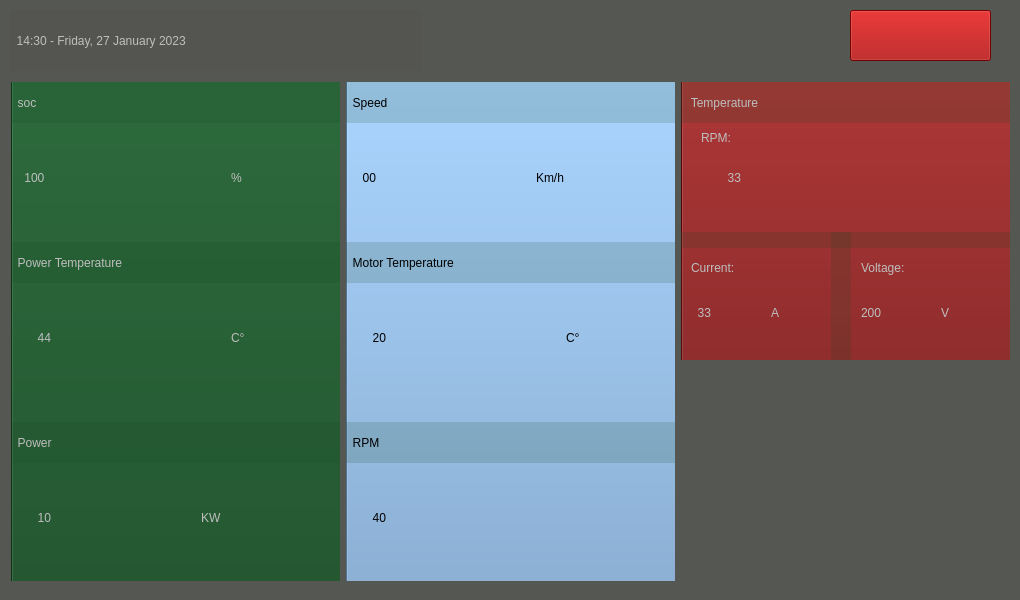
<?xml version="1.0" encoding="UTF-8"?>
<ui version="4.0">
 <class>MainWindow</class>
 <widget class="QMainWindow" name="MainWindow">
  <property name="windowModality">
   <enum>Qt::ApplicationModal</enum>
  </property>
  <property name="enabled">
   <bool>true</bool>
  </property>
  <property name="geometry">
   <rect>
    <x>0</x>
    <y>0</y>
    <width>1020</width>
    <height>600</height>
   </rect>
  </property>
  <property name="contextMenuPolicy">
   <enum>Qt::NoContextMenu</enum>
  </property>
  <property name="windowTitle">
   <string/>
  </property>
  <property name="styleSheet">
   <string notr="true">background-color: rgb(85, 87, 83)</string>
  </property>
  <widget class="QWidget" name="centralWidget">
   <widget class="QWidget" name="horizontalLayoutWidget">
    <property name="geometry">
     <rect>
      <x>0</x>
      <y>71</y>
      <width>1021</width>
      <height>521</height>
     </rect>
    </property>
    <layout class="QHBoxLayout" name="horizontalLayout">
     <item>
      <layout class="QVBoxLayout" name="verticalLayout_3">
       <item>
        <widget class="QWidget" name="widget" native="true">
         <widget class="QPushButton" name="pb_battery">
          <property name="geometry">
           <rect>
            <x>0</x>
            <y>-6</y>
            <width>331</width>
            <height>521</height>
           </rect>
          </property>
          <property name="styleSheet">
           <string notr="true">background-color: rgb(16, 73, 31)</string>
          </property>
          <property name="text">
           <string/>
          </property>
         </widget>
         <widget class="QLabel" name="l_battery">
          <property name="enabled">
           <bool>false</bool>
          </property>
          <property name="geometry">
           <rect>
            <x>0</x>
            <y>0</y>
            <width>331</width>
            <height>41</height>
           </rect>
          </property>
          <property name="toolTip">
           <string>&lt;html&gt;&lt;head/&gt;&lt;body&gt;&lt;p align=&quot;center&quot;&gt;&lt;br/&gt;&lt;/p&gt;&lt;/body&gt;&lt;/html&gt;</string>
          </property>
          <property name="whatsThis">
           <string>&lt;html&gt;&lt;head/&gt;&lt;body&gt;&lt;p align=&quot;center&quot;&gt;&lt;br/&gt;&lt;/p&gt;&lt;/body&gt;&lt;/html&gt;</string>
          </property>
          <property name="styleSheet">
           <string notr="true">background-color: rgba(16, 73, 31,40);
font: 20pt &quot;Ubuntu&quot;;</string>
          </property>
          <property name="text">
           <string>  soc</string>
          </property>
         </widget>
         <widget class="QLabel" name="l_SOC_value">
          <property name="enabled">
           <bool>false</bool>
          </property>
          <property name="geometry">
           <rect>
            <x>10</x>
            <y>50</y>
            <width>161</width>
            <height>91</height>
           </rect>
          </property>
          <property name="styleSheet">
           <string notr="true">background-color: rgba(16, 73, 31,0);
font: 50pt &quot;Ubuntu&quot;;</string>
          </property>
          <property name="text">
           <string> 100</string>
          </property>
         </widget>
         <widget class="QLabel" name="label_3">
          <property name="enabled">
           <bool>false</bool>
          </property>
          <property name="geometry">
           <rect>
            <x>220</x>
            <y>50</y>
            <width>81</width>
            <height>91</height>
           </rect>
          </property>
          <property name="styleSheet">
           <string notr="true">background-color: rgba(16, 73, 31,0);
font: 50pt &quot;Ubuntu&quot;;</string>
          </property>
          <property name="text">
           <string>%</string>
          </property>
         </widget>
         <widget class="QLabel" name="l_battery_15">
          <property name="enabled">
           <bool>false</bool>
          </property>
          <property name="geometry">
           <rect>
            <x>0</x>
            <y>160</y>
            <width>331</width>
            <height>41</height>
           </rect>
          </property>
          <property name="toolTip">
           <string>&lt;html&gt;&lt;head/&gt;&lt;body&gt;&lt;p align=&quot;center&quot;&gt;&lt;br/&gt;&lt;/p&gt;&lt;/body&gt;&lt;/html&gt;</string>
          </property>
          <property name="whatsThis">
           <string>&lt;html&gt;&lt;head/&gt;&lt;body&gt;&lt;p align=&quot;center&quot;&gt;&lt;br/&gt;&lt;/p&gt;&lt;/body&gt;&lt;/html&gt;</string>
          </property>
          <property name="styleSheet">
           <string notr="true">background-color: rgba(16, 73, 31,40);
font: 20pt &quot;Ubuntu&quot;;</string>
          </property>
          <property name="text">
           <string>  Power Temperature</string>
          </property>
         </widget>
         <widget class="QLabel" name="l_SOC_value_3">
          <property name="enabled">
           <bool>false</bool>
          </property>
          <property name="geometry">
           <rect>
            <x>20</x>
            <y>210</y>
            <width>161</width>
            <height>91</height>
           </rect>
          </property>
          <property name="styleSheet">
           <string notr="true">background-color: rgba(16, 73, 31,0);
font: 50pt &quot;Ubuntu&quot;;</string>
          </property>
          <property name="text">
           <string>  44</string>
          </property>
         </widget>
         <widget class="QLabel" name="label_5">
          <property name="enabled">
           <bool>false</bool>
          </property>
          <property name="geometry">
           <rect>
            <x>220</x>
            <y>210</y>
            <width>81</width>
            <height>91</height>
           </rect>
          </property>
          <property name="styleSheet">
           <string notr="true">background-color: rgba(16, 73, 31,0);
font: 50pt &quot;Ubuntu&quot;;</string>
          </property>
          <property name="text">
           <string>C°</string>
          </property>
         </widget>
         <widget class="QLabel" name="label_6">
          <property name="enabled">
           <bool>false</bool>
          </property>
          <property name="geometry">
           <rect>
            <x>190</x>
            <y>390</y>
            <width>111</width>
            <height>91</height>
           </rect>
          </property>
          <property name="styleSheet">
           <string notr="true">background-color: rgba(16, 73, 31,0);
font: 50pt &quot;Ubuntu&quot;;</string>
          </property>
          <property name="text">
           <string>KW</string>
          </property>
         </widget>
         <widget class="QLabel" name="l_SOC_value_4">
          <property name="enabled">
           <bool>false</bool>
          </property>
          <property name="geometry">
           <rect>
            <x>20</x>
            <y>390</y>
            <width>161</width>
            <height>91</height>
           </rect>
          </property>
          <property name="styleSheet">
           <string notr="true">background-color: rgba(16, 73, 31,0);
font: 50pt &quot;Ubuntu&quot;;</string>
          </property>
          <property name="text">
           <string>  10</string>
          </property>
         </widget>
         <widget class="QLabel" name="l_battery_16">
          <property name="enabled">
           <bool>false</bool>
          </property>
          <property name="geometry">
           <rect>
            <x>0</x>
            <y>340</y>
            <width>331</width>
            <height>41</height>
           </rect>
          </property>
          <property name="toolTip">
           <string>&lt;html&gt;&lt;head/&gt;&lt;body&gt;&lt;p align=&quot;center&quot;&gt;&lt;br/&gt;&lt;/p&gt;&lt;/body&gt;&lt;/html&gt;</string>
          </property>
          <property name="whatsThis">
           <string>&lt;html&gt;&lt;head/&gt;&lt;body&gt;&lt;p align=&quot;center&quot;&gt;&lt;br/&gt;&lt;/p&gt;&lt;/body&gt;&lt;/html&gt;</string>
          </property>
          <property name="styleSheet">
           <string notr="true">background-color: rgba(16, 73, 31,40);
font: 20pt &quot;Ubuntu&quot;;</string>
          </property>
          <property name="text">
           <string>  Power</string>
          </property>
         </widget>
        </widget>
       </item>
      </layout>
     </item>
     <item>
      <layout class="QVBoxLayout" name="verticalLayout_2">
       <item>
        <widget class="QWidget" name="widget_2" native="true">
         <widget class="QPushButton" name="pb_motor">
          <property name="geometry">
           <rect>
            <x>0</x>
            <y>-6</y>
            <width>331</width>
            <height>521</height>
           </rect>
          </property>
          <property name="styleSheet">
           <string notr="true">background-color: rgb(114, 159, 207);
</string>
          </property>
          <property name="text">
           <string/>
          </property>
         </widget>
         <widget class="QLabel" name="label_7">
          <property name="enabled">
           <bool>true</bool>
          </property>
          <property name="geometry">
           <rect>
            <x>220</x>
            <y>210</y>
            <width>81</width>
            <height>91</height>
           </rect>
          </property>
          <property name="styleSheet">
           <string notr="true">background-color: rgba(16, 73, 31,0);
font: 50pt &quot;Ubuntu&quot;;</string>
          </property>
          <property name="text">
           <string>C°</string>
          </property>
         </widget>
         <widget class="QLabel" name="l_SOC_value_5">
          <property name="enabled">
           <bool>true</bool>
          </property>
          <property name="geometry">
           <rect>
            <x>10</x>
            <y>50</y>
            <width>161</width>
            <height>91</height>
           </rect>
          </property>
          <property name="styleSheet">
           <string notr="true">background-color: rgba(16, 73, 31,0);
font: 50pt &quot;Ubuntu&quot;;</string>
          </property>
          <property name="text">
           <string>  00</string>
          </property>
         </widget>
         <widget class="QLabel" name="label_9">
          <property name="enabled">
           <bool>true</bool>
          </property>
          <property name="geometry">
           <rect>
            <x>190</x>
            <y>50</y>
            <width>111</width>
            <height>91</height>
           </rect>
          </property>
          <property name="styleSheet">
           <string notr="true">background-color: rgba(16, 73, 31,0);
font: 30pt &quot;Ubuntu&quot;;</string>
          </property>
          <property name="text">
           <string>Km/h</string>
          </property>
         </widget>
         <widget class="QLabel" name="label_10">
          <property name="enabled">
           <bool>true</bool>
          </property>
          <property name="geometry">
           <rect>
            <x>190</x>
            <y>390</y>
            <width>111</width>
            <height>91</height>
           </rect>
          </property>
          <property name="styleSheet">
           <string notr="true">background-color: rgba(16, 73, 31,0);
font: 50pt &quot;Ubuntu&quot;;</string>
          </property>
          <property name="text">
           <string/>
          </property>
         </widget>
         <widget class="QLabel" name="l_SOC_value_6">
          <property name="enabled">
           <bool>true</bool>
          </property>
          <property name="geometry">
           <rect>
            <x>20</x>
            <y>210</y>
            <width>161</width>
            <height>91</height>
           </rect>
          </property>
          <property name="styleSheet">
           <string notr="true">background-color: rgba(16, 73, 31,0);
font: 50pt &quot;Ubuntu&quot;;</string>
          </property>
          <property name="text">
           <string>  20</string>
          </property>
         </widget>
         <widget class="QLabel" name="l_battery_2">
          <property name="enabled">
           <bool>true</bool>
          </property>
          <property name="geometry">
           <rect>
            <x>0</x>
            <y>0</y>
            <width>331</width>
            <height>41</height>
           </rect>
          </property>
          <property name="toolTip">
           <string>&lt;html&gt;&lt;head/&gt;&lt;body&gt;&lt;p align=&quot;center&quot;&gt;&lt;br/&gt;&lt;/p&gt;&lt;/body&gt;&lt;/html&gt;</string>
          </property>
          <property name="whatsThis">
           <string>&lt;html&gt;&lt;head/&gt;&lt;body&gt;&lt;p align=&quot;center&quot;&gt;&lt;br/&gt;&lt;/p&gt;&lt;/body&gt;&lt;/html&gt;</string>
          </property>
          <property name="styleSheet">
           <string notr="true">background-color: rgba(16, 73, 31,40);
font: 20pt &quot;Ubuntu&quot;;</string>
          </property>
          <property name="text">
           <string>  Speed</string>
          </property>
         </widget>
         <widget class="QLabel" name="l_battery_17">
          <property name="enabled">
           <bool>true</bool>
          </property>
          <property name="geometry">
           <rect>
            <x>0</x>
            <y>160</y>
            <width>331</width>
            <height>41</height>
           </rect>
          </property>
          <property name="toolTip">
           <string>&lt;html&gt;&lt;head/&gt;&lt;body&gt;&lt;p align=&quot;center&quot;&gt;&lt;br/&gt;&lt;/p&gt;&lt;/body&gt;&lt;/html&gt;</string>
          </property>
          <property name="whatsThis">
           <string>&lt;html&gt;&lt;head/&gt;&lt;body&gt;&lt;p align=&quot;center&quot;&gt;&lt;br/&gt;&lt;/p&gt;&lt;/body&gt;&lt;/html&gt;</string>
          </property>
          <property name="styleSheet">
           <string notr="true">background-color: rgba(16, 73, 31,40);
font: 20pt &quot;Ubuntu&quot;;</string>
          </property>
          <property name="text">
           <string>  Motor Temperature</string>
          </property>
         </widget>
         <widget class="QLabel" name="l_SOC_value_7">
          <property name="enabled">
           <bool>true</bool>
          </property>
          <property name="geometry">
           <rect>
            <x>20</x>
            <y>390</y>
            <width>161</width>
            <height>91</height>
           </rect>
          </property>
          <property name="styleSheet">
           <string notr="true">background-color: rgba(16, 73, 31,0);
font: 50pt &quot;Ubuntu&quot;;</string>
          </property>
          <property name="text">
           <string>  40</string>
          </property>
         </widget>
         <widget class="QLabel" name="l_battery_18">
          <property name="enabled">
           <bool>true</bool>
          </property>
          <property name="geometry">
           <rect>
            <x>0</x>
            <y>340</y>
            <width>331</width>
            <height>41</height>
           </rect>
          </property>
          <property name="toolTip">
           <string>&lt;html&gt;&lt;head/&gt;&lt;body&gt;&lt;p align=&quot;center&quot;&gt;&lt;br/&gt;&lt;/p&gt;&lt;/body&gt;&lt;/html&gt;</string>
          </property>
          <property name="whatsThis">
           <string>&lt;html&gt;&lt;head/&gt;&lt;body&gt;&lt;p align=&quot;center&quot;&gt;&lt;br/&gt;&lt;/p&gt;&lt;/body&gt;&lt;/html&gt;</string>
          </property>
          <property name="styleSheet">
           <string notr="true">background-color: rgba(16, 73, 31,40);
font: 20pt &quot;Ubuntu&quot;;</string>
          </property>
          <property name="text">
           <string>  RPM</string>
          </property>
         </widget>
        </widget>
       </item>
      </layout>
     </item>
     <item>
      <layout class="QVBoxLayout" name="verticalLayout">
       <item>
        <widget class="QWidget" name="widget_3" native="true">
         <widget class="QPushButton" name="pb_temperature">
          <property name="geometry">
           <rect>
            <x>0</x>
            <y>-6</y>
            <width>331</width>
            <height>291</height>
           </rect>
          </property>
          <property name="styleSheet">
           <string notr="true">background-color: rgb(120, 10, 10)</string>
          </property>
          <property name="text">
           <string/>
          </property>
         </widget>
         <widget class="QLabel" name="l_temperature">
          <property name="enabled">
           <bool>false</bool>
          </property>
          <property name="geometry">
           <rect>
            <x>0</x>
            <y>0</y>
            <width>331</width>
            <height>41</height>
           </rect>
          </property>
          <property name="toolTip">
           <string>&lt;html&gt;&lt;head/&gt;&lt;body&gt;&lt;p align=&quot;center&quot;&gt;&lt;br/&gt;&lt;/p&gt;&lt;/body&gt;&lt;/html&gt;</string>
          </property>
          <property name="whatsThis">
           <string>&lt;html&gt;&lt;head/&gt;&lt;body&gt;&lt;p align=&quot;center&quot;&gt;&lt;br/&gt;&lt;/p&gt;&lt;/body&gt;&lt;/html&gt;</string>
          </property>
          <property name="styleSheet">
           <string notr="true">background-color: rgba(16, 73, 31,40);
font: 20pt &quot;Ubuntu&quot;;</string>
          </property>
          <property name="text">
           <string>   Temperature</string>
          </property>
         </widget>
         <widget class="QLabel" name="label_20">
          <property name="enabled">
           <bool>false</bool>
          </property>
          <property name="geometry">
           <rect>
            <x>180</x>
            <y>170</y>
            <width>91</width>
            <height>31</height>
           </rect>
          </property>
          <property name="styleSheet">
           <string notr="true">background-color: rgba(16, 73, 31,0);
font: 15pt &quot;Ubuntu&quot;;</string>
          </property>
          <property name="text">
           <string>Voltage:</string>
          </property>
         </widget>
         <widget class="QLabel" name="label_21">
          <property name="enabled">
           <bool>false</bool>
          </property>
          <property name="geometry">
           <rect>
            <x>40</x>
            <y>70</y>
            <width>121</width>
            <height>51</height>
           </rect>
          </property>
          <property name="styleSheet">
           <string notr="true">background-color: rgba(16, 73, 31,0);
font: 40pt &quot;Ubuntu&quot;;</string>
          </property>
          <property name="text">
           <string>  33</string>
          </property>
         </widget>
         <widget class="QLabel" name="label_22">
          <property name="enabled">
           <bool>false</bool>
          </property>
          <property name="geometry">
           <rect>
            <x>180</x>
            <y>200</y>
            <width>81</width>
            <height>61</height>
           </rect>
          </property>
          <property name="styleSheet">
           <string notr="true">background-color: rgba(16, 73, 31,0);
font: 30pt &quot;Ubuntu&quot;;</string>
          </property>
          <property name="text">
           <string>200</string>
          </property>
         </widget>
         <widget class="QLabel" name="label_23">
          <property name="enabled">
           <bool>false</bool>
          </property>
          <property name="geometry">
           <rect>
            <x>180</x>
            <y>70</y>
            <width>81</width>
            <height>51</height>
           </rect>
          </property>
          <property name="styleSheet">
           <string notr="true">background-color: rgba(16, 73, 31,0);
font: 40pt &quot;Ubuntu&quot;;</string>
          </property>
          <property name="text">
           <string/>
          </property>
         </widget>
         <widget class="QLabel" name="label_24">
          <property name="enabled">
           <bool>false</bool>
          </property>
          <property name="geometry">
           <rect>
            <x>10</x>
            <y>200</y>
            <width>81</width>
            <height>61</height>
           </rect>
          </property>
          <property name="styleSheet">
           <string notr="true">background-color: rgba(16, 73, 31,0);
font: 30pt &quot;Ubuntu&quot;;</string>
          </property>
          <property name="text">
           <string>  33</string>
          </property>
         </widget>
         <widget class="QLabel" name="label_25">
          <property name="enabled">
           <bool>false</bool>
          </property>
          <property name="geometry">
           <rect>
            <x>90</x>
            <y>200</y>
            <width>41</width>
            <height>61</height>
           </rect>
          </property>
          <property name="styleSheet">
           <string notr="true">background-color: rgba(16, 73, 31,0);
font: 30pt &quot;Ubuntu&quot;;</string>
          </property>
          <property name="text">
           <string>A</string>
          </property>
         </widget>
         <widget class="QLabel" name="label_26">
          <property name="enabled">
           <bool>false</bool>
          </property>
          <property name="geometry">
           <rect>
            <x>20</x>
            <y>40</y>
            <width>71</width>
            <height>31</height>
           </rect>
          </property>
          <property name="styleSheet">
           <string notr="true">background-color: rgba(16, 73, 31,0);
font: 15pt &quot;Ubuntu&quot;;</string>
          </property>
          <property name="text">
           <string>RPM:</string>
          </property>
         </widget>
         <widget class="QLabel" name="l_battery_6">
          <property name="enabled">
           <bool>false</bool>
          </property>
          <property name="geometry">
           <rect>
            <x>0</x>
            <y>150</y>
            <width>331</width>
            <height>16</height>
           </rect>
          </property>
          <property name="toolTip">
           <string>&lt;html&gt;&lt;head/&gt;&lt;body&gt;&lt;p align=&quot;center&quot;&gt;&lt;br/&gt;&lt;/p&gt;&lt;/body&gt;&lt;/html&gt;</string>
          </property>
          <property name="whatsThis">
           <string>&lt;html&gt;&lt;head/&gt;&lt;body&gt;&lt;p align=&quot;center&quot;&gt;&lt;br/&gt;&lt;/p&gt;&lt;/body&gt;&lt;/html&gt;</string>
          </property>
          <property name="styleSheet">
           <string notr="true">background-color: rgba(16, 73, 31,40);
font: 20pt &quot;Ubuntu&quot;;</string>
          </property>
          <property name="text">
           <string/>
          </property>
         </widget>
         <widget class="QLabel" name="label_27">
          <property name="enabled">
           <bool>false</bool>
          </property>
          <property name="geometry">
           <rect>
            <x>260</x>
            <y>200</y>
            <width>41</width>
            <height>61</height>
           </rect>
          </property>
          <property name="styleSheet">
           <string notr="true">background-color: rgba(16, 73, 31,0);
font: 30pt &quot;Ubuntu&quot;;</string>
          </property>
          <property name="text">
           <string>V</string>
          </property>
         </widget>
         <widget class="QLabel" name="label_28">
          <property name="enabled">
           <bool>false</bool>
          </property>
          <property name="geometry">
           <rect>
            <x>10</x>
            <y>170</y>
            <width>81</width>
            <height>31</height>
           </rect>
          </property>
          <property name="styleSheet">
           <string notr="true">background-color: rgba(16, 73, 31,0);
font: 15pt &quot;Ubuntu&quot;;</string>
          </property>
          <property name="text">
           <string>Current:</string>
          </property>
         </widget>
         <widget class="QLabel" name="l_battery_7">
          <property name="enabled">
           <bool>false</bool>
          </property>
          <property name="geometry">
           <rect>
            <x>150</x>
            <y>150</y>
            <width>20</width>
            <height>131</height>
           </rect>
          </property>
          <property name="toolTip">
           <string>&lt;html&gt;&lt;head/&gt;&lt;body&gt;&lt;p align=&quot;center&quot;&gt;&lt;br/&gt;&lt;/p&gt;&lt;/body&gt;&lt;/html&gt;</string>
          </property>
          <property name="whatsThis">
           <string>&lt;html&gt;&lt;head/&gt;&lt;body&gt;&lt;p align=&quot;center&quot;&gt;&lt;br/&gt;&lt;/p&gt;&lt;/body&gt;&lt;/html&gt;</string>
          </property>
          <property name="styleSheet">
           <string notr="true">background-color: rgba(16, 73, 31,40);
font: 20pt &quot;Ubuntu&quot;;</string>
          </property>
          <property name="text">
           <string/>
          </property>
         </widget>
        </widget>
       </item>
      </layout>
     </item>
    </layout>
   </widget>
   <widget class="QLabel" name="l_logo">
    <property name="geometry">
     <rect>
      <x>680</x>
      <y>360</y>
      <width>331</width>
      <height>281</height>
     </rect>
    </property>
    <property name="styleSheet">
     <string notr="true">image: url(:/images/logotrasparent.png) ;

</string>
    </property>
    <property name="text">
     <string/>
    </property>
   </widget>
   <widget class="QLabel" name="label_4">
    <property name="enabled">
     <bool>false</bool>
    </property>
    <property name="geometry">
     <rect>
      <x>10</x>
      <y>10</y>
      <width>411</width>
      <height>61</height>
     </rect>
    </property>
    <property name="styleSheet">
     <string notr="true">background-color: rgba(75, 77, 73, 40);
font: 15pt &quot;Ubuntu&quot;;</string>
    </property>
    <property name="text">
     <string>  14:30 - Friday, 27 January 2023</string>
    </property>
   </widget>
   <widget class="QPushButton" name="pushButton_2">
    <property name="geometry">
     <rect>
      <x>850</x>
      <y>10</y>
      <width>141</width>
      <height>51</height>
     </rect>
    </property>
    <property name="styleSheet">
     <string notr="true">background-color: rgb(164, 0, 0)</string>
    </property>
    <property name="text">
     <string/>
    </property>
   </widget>
   <zorder>horizontalLayoutWidget</zorder>
   <zorder>label_4</zorder>
   <zorder>pushButton_2</zorder>
   <zorder>l_logo</zorder>
  </widget>
 </widget>
 <layoutdefault spacing="6" margin="11"/>
 <resources/>
 <connections/>
</ui>
